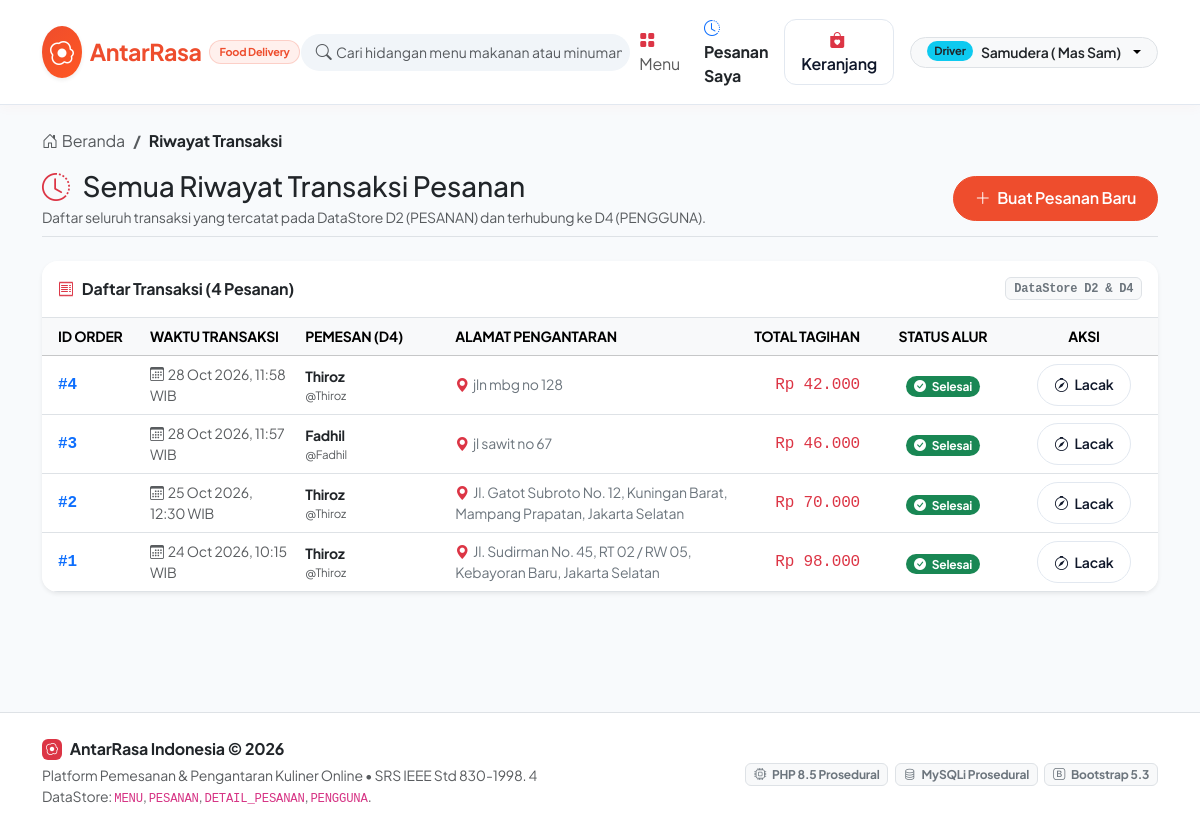
/riwayat.php (signed in), run on the app's committed database.
### tables this page shows
CREATE TABLE `pesanan` (
  `id_pesanan` int(11) NOT NULL AUTO_INCREMENT,
  `id_pengguna` int(11) DEFAULT NULL,
  `tanggal_pesanan` datetime NOT NULL DEFAULT current_timestamp(),
  `alamat_pengiriman` text NOT NULL,
  `total_harga` decimal(12,2) NOT NULL,
  `status_pesanan` varchar(30) NOT NULL DEFAULT 'Menunggu',
  PRIMARY KEY (`id_pesanan`),
  KEY `fk_pesanan_pengguna` (`id_pengguna`),
  CONSTRAINT `fk_pesanan_pengguna` FOREIGN KEY (`id_pengguna`) REFERENCES `pengguna` (`id_pengguna`) ON DELETE SET NULL ON UPDATE CASCADE
);

CREATE TABLE `pengguna` (
  `id_pengguna` int(11) NOT NULL AUTO_INCREMENT,
  `username` varchar(50) NOT NULL,
  `password` varchar(255) NOT NULL,
  `nama_lengkap` varchar(100) NOT NULL,
  `peran` varchar(20) NOT NULL DEFAULT 'customer',
  PRIMARY KEY (`id_pengguna`),
  UNIQUE KEY `username` (`username`),
  CONSTRAINT `chk_peran_pengguna` CHECK (`peran` in ('customer','merchant','driver','admin'))
);

### includes/functions_auth.php (called while the page is built, shortened)
<?php
function ambil_pengguna_login(): ?array
{
    if (isset($_SESSION['pengguna']) && is_array($_SESSION['pengguna'])) {
        return $_SESSION['pengguna'];
    }
    return null;
}

### includes/functions_order.php (called while the page is built, shortened)
<?php
function ambil_semua_pesanan($conn, int $limit = 50, ?string $status_filter = null, ?int $id_pengguna = null): array
{
    $daftar = [];
    $sql = "SELECT p.id_pesanan, p.id_pengguna, p.tanggal_pesanan, p.alamat_pengiriman,
                   p.total_harga, p.status_pesanan,
                   u.nama_lengkap AS nama_pemesan, u.username AS username_pemesan
            FROM PESANAN p
            LEFT JOIN PENGGUNA u ON p.id_pengguna = u.id_pengguna";
    $params = [];
    $types = "";
    $sql .= " ORDER BY p.id_pesanan DESC LIMIT ?";
    $params[] = $limit;
    $types .= "i";
    $stmt = mysqli_prepare($conn, $sql);
    mysqli_stmt_bind_param($stmt, $types, ...$params);
    mysqli_stmt_execute($stmt);
    $hasil = mysqli_stmt_get_result($stmt);
    if ($hasil !== false) {
        $daftar = mysqli_fetch_all($hasil, MYSQLI_ASSOC);
    }
    return $daftar;
}
function e(mixed $nilai): string
{
    return htmlspecialchars((string) ($nilai ?? ''), ENT_QUOTES, 'UTF-8');
}
function format_rupiah(float $nominal): string
{
    return 'Rp ' . number_format($nominal, 0, ',', '.');
}
function dapatkan_info_status(string $status): array
{
    return match ($status) {
        'Menunggu' => [
            'class' => 'bg-warning text-dark',
            'badge' => 'warning',
            'label' => 'Menunggu Pembayaran',
            'icon'  => 'bi-hourglass-split',
            'step'  => 1
        ],
        'Diproses' => [
            'class' => 'bg-info text-dark',
            'badge' => 'info',
            'label' => 'Diproses Restoran',
            'icon'  => 'bi-fire',
            'step'  => 2
        ],
        'Dikirim' => [
            'class' => 'bg-primary text-white',
            'badge' => 'primary',
            'label' => 'Sedang Dikirim Driver',
            'icon'  => 'bi-bicycle',
            'step'  => 3
        ],
        'Selesai' => [
            'class' => 'bg-success text-white',
            'badge' => 'success',
            'label' => 'Pesanan Selesai',
            'icon'  => 'bi-check-circle-fill',
            'step'  => 4
        ],
        default => [
            'class' => 'bg-secondary text-white',
            'badge' => 'secondary',
            'label' => $status,
            'icon'  => 'bi-question-circle',
            'step'  => 0
        ]
    };
}

### riwayat.php (the view, shortened to what this page needs)
<?php
require_once __DIR__ . '/config/database.php';
require_once __DIR__ . '/includes/functions_auth.php';
require_once __DIR__ . '/includes/functions_order.php';
$pengguna = ambil_pengguna_login();
$peran = $pengguna['peran'] ?? null;
$id_user = $pengguna['id_pengguna'] ?? null;
$filter_id_pengguna = ($peran === 'customer') ? $id_user : null;
$daftar_pesanan = ambil_semua_pesanan($conn, 50, null, $filter_id_pengguna);
require_once __DIR__ . '/includes/header.php';
?>
<div class="mb-3">
    <nav aria-label="breadcrumb">
        <ol class="breadcrumb mb-0 small">
            <li class="breadcrumb-item"><a href="index.php" class="text-decoration-none text-muted"><i class="bi bi-house-door me-1"></i>Beranda</a></li>
            <li class="breadcrumb-item active fw-bold text-dark" aria-current="page"><?= ($peran === 'customer') ? 'Pesanan Saya' : 'Riwayat Transaksi' ?></li>
        </ol>
    </nav>
</div>
<div class="d-flex flex-wrap justify-content-between align-items-center mb-4 pb-2 border-bottom">
    <div>
        <h3 class="fw-extrabold mb-1 text-dark">
            <i class="bi bi-clock-history text-danger me-2"></i>
            <?= ($peran === 'customer') ? 'Daftar Riwayat Pesanan Saya' : 'Semua Riwayat Transaksi Pesanan' ?>
        </h3>
        <p class="text-muted small mb-0">
            <?= ($peran === 'customer')
                ? 'Pantau perkembangan dan status pesanan makanan yang pernah Anda buat.'
                : 'Daftar seluruh transaksi yang tercatat pada DataStore D2 (PESANAN) dan terhubung ke D4 (PENGGUNA).' ?>
        </p>
    </div>
    <a href="index.php" class="btn btn-primary-custom rounded-pill mt-2 mt-sm-0">
        <i class="bi bi-plus-lg me-1"></i> Buat Pesanan Baru
    </a>
</div>
<?php if (empty($daftar_pesanan)): ?>
    <div class="card shadow-sm border-0 rounded-4 text-center py-5 my-4 bg-white">
        <div class="card-body py-5">
            <div class="p-3 bg-light text-muted rounded-circle d-inline-flex mb-3">
                <i class="bi bi-journal-x fs-1"></i>
            </div>
            <h4 class="fw-extrabold text-dark">Belum Ada Transaksi Pemesanan</h4>
            <p class="text-muted mx-auto mb-4" style="max-width: 480px;">
                <?= ($peran === 'customer')
                    ? 'Anda belum pernah membuat pesanan di akun ini. Buka katalog menu dan nikmati aneka hidangan lezat!'
                    : 'Belum ada transaksi pemesanan yang tercatat di sistem.' ?>
            </p>
            <a href="index.php" class="btn btn-primary-custom px-4 py-2 rounded-pill shadow-sm">
                <i class="bi bi-grid-fill me-2"></i> Buka Katalog Menu
            </a>
        </div>
    </div>
<?php else: ?>
    <div class="card shadow-sm border-0 rounded-4 overflow-hidden mb-5 bg-white">
        <div class="card-header bg-white py-3 border-bottom d-flex justify-content-between align-items-center">
            <div class="fw-bold text-dark fs-6">
                <i class="bi bi-receipt text-danger me-2"></i>Daftar Transaksi (<?= count($daftar_pesanan) ?> Pesanan)
            </div>
            <span class="badge bg-light text-secondary border font-monospace">DataStore D2 &amp; D4</span>
        </div>
        <div class="table-responsive">
            <table class="table align-middle table-hover mb-0">
                <thead class="table-light small text-uppercase text-muted">
                    <tr>
                        <th class="ps-3" style="width: 100px;">ID Order</th>
                        <th style="min-width: 150px;">Waktu Transaksi</th>
                        <?php if ($peran !== 'customer'): ?>
                            <th style="min-width: 150px;">Pemesan (D4)</th>
                        <?php endif; ?>
                        <th style="min-width: 250px;">Alamat Pengantaran</th>
                        <th class="text-end" style="min-width: 130px;">Total Tagihan</th>
                        <th class="text-center" style="min-width: 150px;">Status Alur</th>
                        <th class="text-center pe-3" style="width: 140px;">Aksi</th>
                    </tr>
                </thead>
                <tbody>
                    <?php foreach ($daftar_pesanan as $order): ?>
                        <?php
                            $id = (int) $order['id_pesanan'];
                            $status = (string) $order['status_pesanan'];
                            $info_st = dapatkan_info_status($status);
                        ?>
                        <tr>
                            <td class="ps-3 fw-bold font-monospace text-primary">#<?= $id ?></td>
                            <td class="small text-muted">
                                <i class="bi bi-calendar3 me-1"></i><?= date('d M Y, H:i', strtotime((string) $order['tanggal_pesanan'])) ?> WIB
                            </td>
                            <?php if ($peran !== 'customer'): ?>
                                <td>
                                    <div class="fw-bold text-dark small">
                                        <?= e($order['nama_pemesan'] ?? 'Tamu (Guest)') ?>
                                    </div>
                                    <?php if (!empty($order['username_pemesan'])): ?>
                                        <div class="text-muted" style="font-size: 0.72rem;">@<?= e($order['username_pemesan']) ?></div>
                                    <?php endif; ?>
                                </td>
                            <?php endif; ?>
                            <td class="small text-secondary">
                                <i class="bi bi-geo-alt-fill text-danger me-1"></i><?= e(mb_strimwidth((string)$order['alamat_pengiriman'], 0, 75, '...')) ?>
                            </td>
                            <td class="text-end fw-extrabold font-monospace text-danger">
                                <?= format_rupiah((float) $order['total_harga']) ?>
                            </td>
                            <td class="text-center">
                                <span class="badge <?= $info_st['class'] ?> px-2 py-1 rounded-pill small">
                                    <i class="bi <?= $info_st['icon'] ?> me-1"></i> <?= e($status) ?>
                                </span>
                            </td>
                            <td class="text-center pe-3">
                                <?php if ($status === 'Menunggu'): ?>
                                    <a href="pembayaran.php?id=<?= $id ?>" class="btn btn-sm btn-warning rounded-pill px-3 fw-bold text-dark shadow-sm">
                                        <i class="bi bi-wallet2 me-1"></i> Bayar
                                    </a>
                                <?php else: ?>
                                    <a href="status.php?id=<?= $id ?>" class="btn btn-sm btn-outline-custom rounded-pill px-3">
                                        <i class="bi bi-compass me-1"></i> Lacak
                                    </a>
                                <?php endif; ?>
                            </td>
                        </tr>
                    <?php endforeach; ?>
                </tbody>
            </table>
        </div>
    </div>
<?php endif; ?>
<?php
require_once __DIR__ . '/includes/footer.php';
?>

### assets/css/style.css (style rules this page uses)
:root { --cf-primary: #ee4d2d; --cf-primary-dark: #d73211; --cf-primary-light: #fff0ed; --cf-secondary: #ff5722; --cf-green: #00aa13; --cf-green-light: #e8f9eb; --mb-primary: #4f46e5; --mb-primary-dark: #3730a3; --mb-primary-light: #eef2ff; --mb-accent: #0ea5e9; --mb-warning: #f59e0b; --dr-dark: #0f172a; --dr-surface: #1e293b; --dr-green: #10b981; --dr-green-glow: rgba(16, 185, 129, 0.35); --dr-accent: #38bdf8; --ad-sidebar: #0f172a; --ad-sidebar-hover: #1e293b; --ad-sidebar-active: #334155; --ad-primary: #6366f1; --ad-border: #e2e8f0; --bg-main: #f8fafc; --text-heading: #0f172a; --text-body: #334155; --text-muted: #64748b; --card-bg: #ffffff; --border-color: #e2e8f0; --shadow-sm: 0 1px 3px rgba(0, 0, 0, 0.05); --shadow-md: 0 4px 15px rgba(0, 0, 0, 0.06); --shadow-lg: 0 10px 25px rgba(0, 0, 0, 0.08); }
body { font-family: 'Plus Jakarta Sans', system-ui, -apple-system, BlinkMacSystemFont, 'Segoe UI', Roboto, Helvetica, Arial, sans-serif; background-color: var(--bg-main); color: var(--text-body); min-height: 100vh; display: flex; flex-direction: column; letter-spacing: -0.2px; }
.btn-primary-custom { background-color: var(--cf-primary); border-color: var(--cf-primary); color: #ffffff; font-weight: 600; border-radius: 12px; padding: 0.6rem 1.3rem; transition: all 0.2s ease; }
.btn-outline-custom { border: 1px solid var(--border-color); background: #ffffff; color: var(--text-heading); font-weight: 600; border-radius: 12px; padding: 0.6rem 1.3rem; transition: all 0.2s ease; }

### data on the page
pesanan: id_pesanan "4", tanggal_pesanan "28 Oct 2026, 11:58", id_pengguna.nama_lengkap "Thiroz", id_pengguna.username "Thiroz", alamat_pengiriman "jln mbg no 128", total_harga "Rp 42.000", status_pesanan "Selesai"
pesanan: id_pesanan "3", tanggal_pesanan "28 Oct 2026, 11:57", id_pengguna.nama_lengkap "Fadhil", id_pengguna.username "Fadhil", alamat_pengiriman "jl sawit no 67", total_harga "Rp 46.000", status_pesanan "Selesai"
pesanan: id_pesanan "2", tanggal_pesanan "25 Oct 2026, 12:30", id_pengguna.nama_lengkap "Thiroz", id_pengguna.username "Thiroz", alamat_pengiriman "Jl. Gatot Subroto No. 12, Kuningan Barat, Mampang Prapatan, Jakarta Selatan", total_harga "Rp 70.000", status_pesanan "Selesai"
pesanan: id_pesanan "1", tanggal_pesanan "24 Oct 2026, 10:15", id_pengguna.nama_lengkap "Thiroz", id_pengguna.username "Thiroz", alamat_pengiriman "Jl. Sudirman No. 45, RT 02 / RW 05, Kebayoran Baru, Jakarta Selatan", total_harga "Rp 98.000", status_pesanan "Selesai"

### other printed values
$pengguna_aktif['peran'] "Driver"
$pengguna_aktif['nama_lengkap'] "Samudera ( Mas Sam)"
count($daftar_pesanan) "4"
